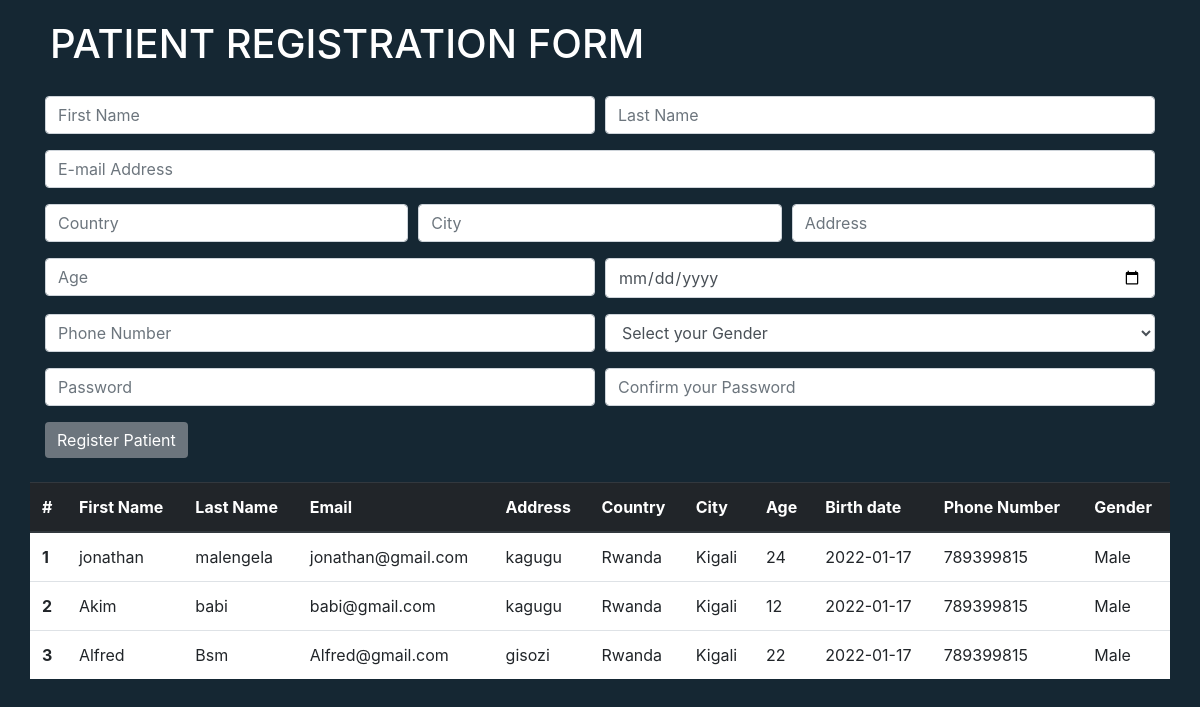
The page / on the database its author committed.
### tables this page shows
CREATE TABLE `patients` (
  `id` int(11) NOT NULL,
  `first_name` varchar(255) NOT NULL,
  `last_name` varchar(255) NOT NULL,
  `email` varchar(255) NOT NULL,
  `address` varchar(255) NOT NULL,
  `country` varchar(100) NOT NULL,
  `city` varchar(100) NOT NULL,
  `age` int(4) NOT NULL,
  `birth_date` date NOT NULL,
  `phone_number` int(20) NOT NULL,
  `gender` varchar(10) NOT NULL,
  `password` varchar(100) NOT NULL
);

### index.php (the view, shortened to what this page needs)
<?php include("config.php");?>
<!DOCTYPE html>
<html lang="en">
<head>
    <link href="bootstrap.min.css" rel="stylesheet" id="bootstrap-css">
    <link rel="stylesheet" type="" href="css.css">
</head>
<body>
        <div class="container">
                <div class="row">
                    <div class="header">
                        <h1 style="text-align: center;">PATIENT REGISTRATION FORM</h1>
                    </div>
                </div>
                <div class="row">
                    <form class="form-responsive col-md-12" method="POST">
                        <div class="form-row">
                            <div class="form-group col-md-6">
                            <input type="text" class="form-control"name="fname" placeholder="First Name" required>
                            </div>
                            <div class="form-group col-md-6">
                            <input type="text" class="form-control" name="lname" placeholder="Last Name" required>
                            </div>
                        </div>
                        <div class="form-group">
                            <input class="form-control" type="email" name="email" placeholder="E-mail Address" required>
                        </div>
                        <div class="form-row">
                            <div class="form-group col-md-4">
                            <input class="form-control" type="text" name="country" placeholder="Country" required>
                            </div>
                            <div class="form-group col-md-4">
                                <input class="form-control" type="text" name="city" placeholder="City" required>
                            </div>
                            <div class="form-group col-md-4">
                            <input class="form-control" type="text" name="address" placeholder="Address" required>
                            </div>
                        </div>
                        <div class="form-row">
                            <div class="form-group col-md-6">
                            <input class="form-control" type="text" name="age" placeholder="Age" required>
                            </div>
                            <div class="form-group col-md-6">
                            <input class="form-control" type="date" name="date" placeholder="Birth Date" required>
                            </div>
                        </div>
                        <div class="form-row">
                            <div class="form-group col-md-6">
                            <input class="form-control" type="text" name="contact" maxlength="10" placeholder="Phone Number" required>
                            </div>
                            <div class="form-group col-md-6">
                            <select class="form-control" name="gender" id="" placeholder = "Select your Gender">
                                                    <option disabled selected>Select your Gender</option>
                                                </select>
                            </div>
                        </div>
                        <div class="form-row">
                            <div class="form-group col-md-6">
                            <input class="form-control" type="password" name="password" placeholder="Password" required>
                            </div>
                            <div class="form-group col-md-6">
                            <input class="form-control" type="password" name="cf_pass" placeholder="Confirm your Password" required>
                            </div>
                        </div>
                        <button id="submit" type="submit" name="register" class="btn btn-primary">Register Patient</button>
                        </form>
                </div>
                <br>
                <div class="row">
                    <div class="table">
                                    <table class="table">
                                        <thead class="thead-dark">
                                            <tr>
                                                <th>#</th>
                                                <th>First Name</th>
                                                <th>Last Name</th>
                                                <th>Email</th>
                                                <th>Address</th>
                                                <th>Country</th>
                                                <th>City</th>
                                                <th>Age</th>
                                                <th>Birth date</th>
                                                <th>Phone Number</th>
                                                <th>Gender</th>
                                            </tr>
                                        </thead>
                                        <tbody>
                                            <?php
                                                $i = 0;
                                                $query = "SELECT * FROM patients";
                                                $run = mysqli_query($con,$query);
                                                while($row = mysqli_fetch_array($run))
                                                {
                                                    $f_name = $row['first_name'];
                                                    $l_name = $row['last_name'];
                                                    $p_email = $row['email'];
                                                    $p_address = $row['address'];
                                                    $p_country = $row['country'];
                                                    $p_city = $row['city'];
                                                    $p_age = $row['age'];
                                                    $date = $row['birth_date'];
                                                    $contact = $row['phone_number'];
                                                    $p_gender = $row['gender'];
                                                    $i++;
                                            ?>
                                            <tr>
                                            <th><?php echo $i; ?></th>
                                            <td><?php echo $f_name; ?> </td>
                                            <td><?php echo $l_name ;?></td>
                                            <td><?php echo $p_email ;?></td>
                                            <td><?php echo $p_address ;?></td>
                                            <td><?php echo $p_country;?></td>
                                            <td><?php echo $p_city;?></td>
                                            <td><?php echo $p_age;?></td>
                                            <td><?php echo $date;?></td>
                                            <td><?php echo $contact;?></td>
                                            <td><?php echo $p_gender?></td>
                                            </tr>
                                            <?php }?>
                                        </tbody>
                                    </table>
                                </div>
                    </div>
                </div>
</body>
</html>

### css.css (style rules this page uses)
html, body { height: 100%; background-color: #152733; }
.btn-primary { background-color: #6C757D; outline: none; border: 0px; box-shadow: none; }

### index.php (style rules this page uses)
.header { color: white; padding: 20px; top: 30px; }
.header h1 { color: white; text-align: center; }

### rows shown on the page
patients: first_name "jonathan", last_name "malengela", email "jonathan@gmail.com", address "kagugu", country "Rwanda", city "Kigali", age "24", birth_date "2022-01-17", phone_number "789399815", gender "Male"
patients: first_name "Akim", last_name "babi", email "babi@gmail.com", address "kagugu", country "Rwanda", city "Kigali", age "12", birth_date "2022-01-17", phone_number "789399815", gender "Male"
patients: first_name "Alfred", last_name "Bsm", email "Alfred@gmail.com", address "gisozi", country "Rwanda", city "Kigali", age "22", birth_date "2022-01-17", phone_number "789399815", gender "Male"
